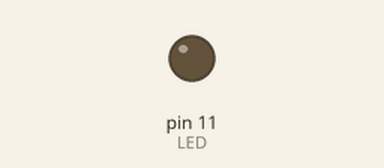
A sketch run on a simulated Arduino Uno, built with avr-gcc and run on an emulated ATmega328P. Shown: output pins drawn as LEDs (lit = HIGH).

Above: at 0.15 s.
At 37.0 s:
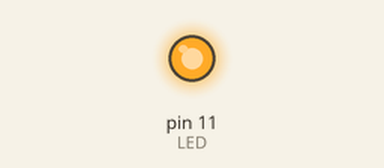
Timing chart, 0 to 40.0 s (numbered marks = the images above):
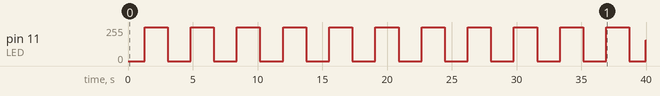

The sketch:

code.ino
```cpp
#define LED 11
#define DELAY_TIME 500

void setup()
{
    pinMode(LED, OUTPUT);
}

void loop()
{
    int i = 0;
    for (i = 0; i <= 255; i++)
    {
        analogWrite(LED, i);
        delay(5);
    }

    delay(DELAY_TIME);
    for (i = 255; i >= 0; i--)
    {
        analogWrite(LED, i);
        delay(5);
    }
    delay(DELAY_TIME);
}
```

Measured:
- by itself, pin 11 (LED): 0/255 → 255/255 at 1.3 s, → 0/255 1.8 s later, → 255/255 1.8 s later, → 0/255 1.8 s later, … (23 changes in this stretch)
